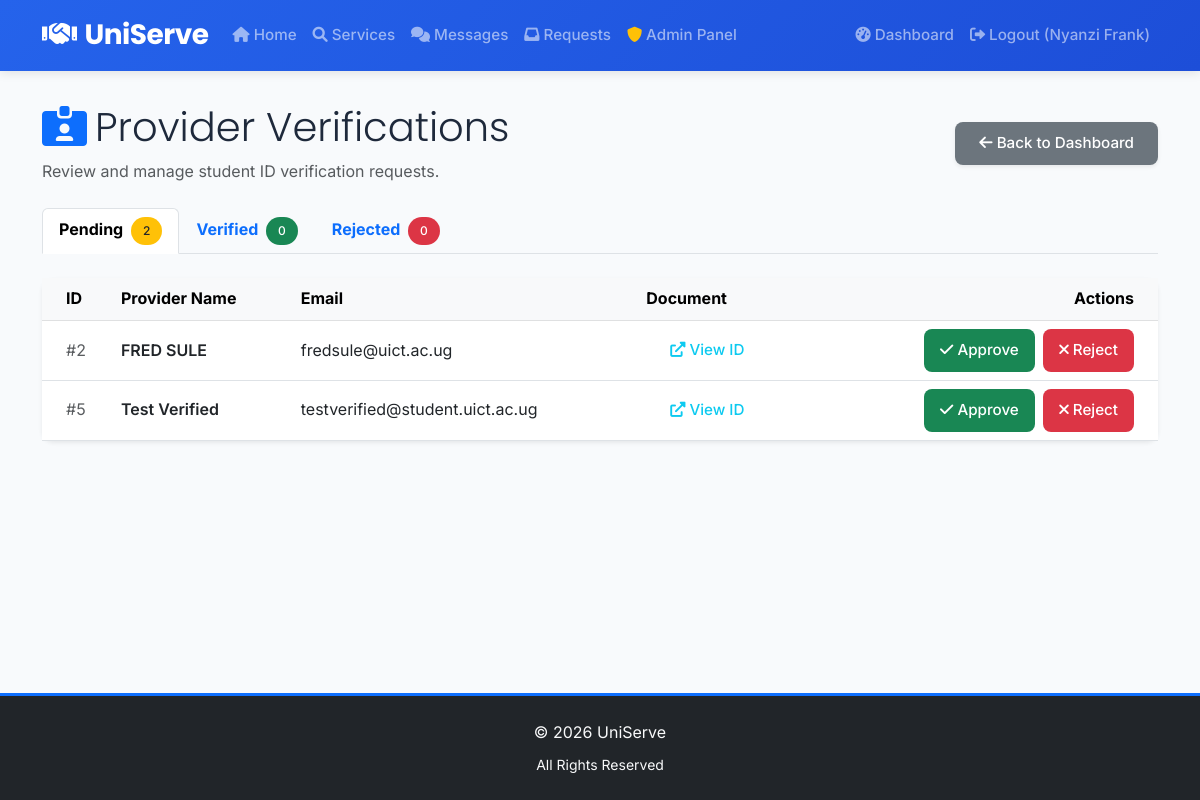
Screenshot of /admin/verifications (signed in) with the database file from the repository.
### app.py (models this page shows)
class User(db.Model):
    id = db.Column(db.Integer, primary_key=True)
    name = db.Column(db.String(100), nullable=False)
    email = db.Column(db.String(100), unique=True, nullable=False)
    password = db.Column(db.String(200), nullable=False)
    user_type = db.Column(db.String(20), nullable=False)
    is_admin = db.Column(db.Boolean, default=False)
    profile_picture = db.Column(db.String(200), nullable=True)
    student_id_document = db.Column(db.String(200), nullable=True)
    verification_status = db.Column(db.String(20), default='unverified')
    registration_date = db.Column(db.DateTime, default=datetime.utcnow)
    services = db.relationship('Service', backref='provider', lazy=True)
    reviews_given = db.relationship('Review', foreign_keys='Review.reviewer_id', backref='reviewer', lazy=True)
    reviews_received = db.relationship('Review', foreign_keys='Review.reviewee_id', backref='reviewee', lazy=True)

### app.py (the view)
@app.route('/admin/verifications')
@admin_required
def admin_verifications():
    pending_users = User.query.filter_by(verification_status='pending').all()
    verified_users = User.query.filter_by(verification_status='verified').all()
    rejected_users = User.query.filter_by(verification_status='rejected').all()
    return render_template('admin_verifications.html', pending_users=pending_users, verified_users=verified_users, rejected_users=rejected_users)

### app.py (called while the page is built)
def admin_required(f):
    @wraps(f)
    def decorated_function(*args, **kwargs):
        if 'user_id' not in session or not session.get('is_admin'):
            flash('Admin access required.', 'danger')
            return redirect(url_for('index'))
        return f(*args, **kwargs)
    return decorated_function

### templates/admin_verifications.html (shortened to what this page needs)
{% extends 'base.html' %}
{% block content %}
<div class="row mb-4 mt-2">
    <div class="col-12 d-flex justify-content-between align-items-center">
        <div>
            <h2 class="display-6"><i class="fas fa-id-card-alt text-primary me-2"></i>Provider Verifications</h2>
            <p class="text-muted mb-0">Review and manage student ID verification requests.</p>
        </div>
        <a href="{{ url_for('admin_dashboard') }}" class="btn btn-secondary shadow-sm">
            <i class="fas fa-arrow-left me-1"></i>Back to Dashboard
        </a>
    </div>
</div>
<ul class="nav nav-tabs mb-4" id="verificationTabs" role="tablist">
    <li class="nav-item" role="presentation">
        <button class="nav-link active fw-bold" id="pending-tab" data-bs-toggle="tab" data-bs-target="#pending-tab-pane" type="button" role="tab" aria-controls="pending-tab-pane" aria-selected="true">
            Pending <span class="badge bg-warning text-dark ms-1">{{ pending_users|length }}</span>
        </button>
    </li>
    <li class="nav-item" role="presentation">
        <button class="nav-link fw-bold" id="verified-tab" data-bs-toggle="tab" data-bs-target="#verified-tab-pane" type="button" role="tab" aria-controls="verified-tab-pane" aria-selected="false">
            Verified <span class="badge bg-success ms-1">{{ verified_users|length }}</span>
        </button>
    </li>
    <li class="nav-item" role="presentation">
        <button class="nav-link fw-bold" id="rejected-tab" data-bs-toggle="tab" data-bs-target="#rejected-tab-pane" type="button" role="tab" aria-controls="rejected-tab-pane" aria-selected="false">
            Rejected <span class="badge bg-danger ms-1">{{ rejected_users|length }}</span>
        </button>
    </li>
</ul>
<div class="tab-content" id="verificationTabsContent">
    <div class="tab-pane fade show active" id="pending-tab-pane" role="tabpanel" aria-labelledby="pending-tab" tabindex="0">
        <div class="card shadow-sm border-0 mb-5">
            <div class="card-body p-0 table-responsive">
                <table class="table table-hover mb-0 align-middle">
                    <thead class="table-light">
                        <tr>
                            <th class="ps-4">ID</th>
                            <th>Provider Name</th>
                            <th>Email</th>
                            <th>Document</th>
                            <th class="text-end pe-4">Actions</th>
                        </tr>
                    </thead>
                    <tbody>
                        {% for u in pending_users %}
                        <tr>
                            <td class="ps-4 text-muted">#{{ u.id }}</td>
                            <td class="fw-semibold">{{ u.name }}</td>
                            <td><a href="mailto:{{ u.email }}" class="text-decoration-none text-body">{{ u.email }}</a></td>
                            <td>
                                {% if u.student_id_document %}
                                <a href="{{ url_for('static', filename='uploads/documents/' + u.student_id_document) }}" target="_blank" class="btn btn-sm btn-outline-info">
                                    <i class="fas fa-external-link-alt me-1"></i>View ID
                                </a>
                                {% else %}
                                <span class="text-muted">No document</span>
                                {% endif %}
                            </td>
                            <td class="text-end pe-4">
                                <form action="{{ url_for('update_verification_status', user_id=u.id) }}" method="POST" class="d-inline">
                                    <button type="submit" class="btn btn-sm btn-success px-3" onclick="return confirm('Approve verification for {{ u.name }}?');">
                                        <i class="fas fa-check me-1"></i>Approve
                                    </button>
                                </form>
                                <form action="{{ url_for('update_verification_status', user_id=u.id) }}" method="POST" class="d-inline ms-1">
                                    <button type="submit" class="btn btn-sm btn-danger px-3" onclick="return confirm('Reject verification for {{ u.name }}?');">
                                        <i class="fas fa-times me-1"></i>Reject
                                    </button>
                                </form>
                            </td>
                        </tr>
                        {% else %}
                        <tr>
                            <td colspan="5" class="text-center py-5 text-muted">No pending verifications.</td>
                        </tr>
                        {% endfor %}
                    </tbody>
                </table>
            </div>
        </div>
    </div>
</div>
{% endblock %}

### static/css/style.css (style rules this page uses)
:root { --primary-color: #2563eb; --primary-dark: #1d4ed8; --secondary-color: #64748b; --success-color: #10b981; --warning-color: #f59e0b; --danger-color: #ef4444; --light-color: #f8fafc; --dark-color: #1e293b; --border-radius: 12px; --shadow: 0 4px 6px -1px rgba(0, 0, 0, 0.1), 0 2px 4px -1px rgba(0, 0, 0, 0.06); --shadow-lg: 0 10px 15px -3px rgba(0, 0, 0, 0.1), 0 4px 6px -2px rgba(0, 0, 0, 0.05); }
body { font-family: 'Inter', -apple-system, BlinkMacSystemFont, 'Segoe UI', Roboto, sans-serif; background-color: #f8fafc; color: #334155; line-height: 1.6; font-weight: 400; }
h1, h2, h3, h4, h5, h6 { font-family: 'Poppins', -apple-system, BlinkMacSystemFont, 'Segoe UI', Roboto, sans-serif; font-weight: 600; line-height: 1.3; color: #1e293b; margin-bottom: 0.5rem; }
h2 { font-size: 2rem; }
.card { border: none; border-radius: var(--border-radius); box-shadow: var(--shadow); transition: all 0.3s ease; background: white; }
.card-body { padding: 1.5rem; }
.btn { font-family: 'Inter', sans-serif; font-weight: 500; border-radius: 8px; padding: 0.625rem 1.5rem; transition: all 0.2s ease; border: none; font-size: 0.95rem; }
.badge { font-family: 'Inter', sans-serif; font-weight: 500; border-radius: 20px; padding: 0.5rem 0.75rem; font-size: 0.75rem; }

### rows the page displays
User: id "2", name "FRED SULE", email "fredsule@uict.ac.ug"
User: id "5", name "Test Verified", email "testverified@student.uict.ac.ug"

### other values shown
{{ session.user_name }} "Nyanzi Frank"
{{ pending_users|length }} "2"
{{ verified_users|length }} "0"
{{ rejected_users|length }} "0"
